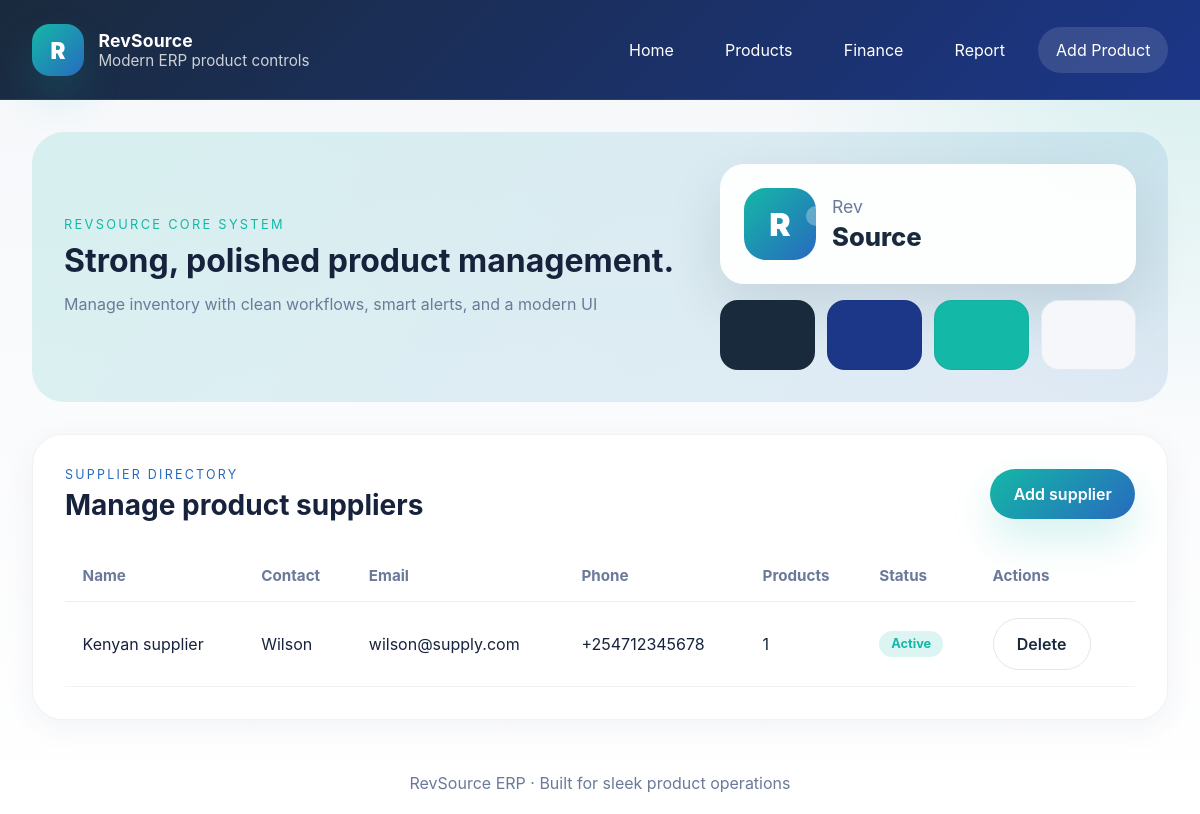
Page /products/suppliers/ on the committed database.
### products/models.py (models this page shows, shortened)
class Supplier(models.Model):
    name = models.CharField(max_length=255, unique=True)
    contact_person = models.CharField(max_length=255, blank=True)
    email = models.EmailField(blank=True)
    phone = models.CharField(max_length=20, blank=True)
    address = models.TextField(blank=True)
    is_active = models.BooleanField(default=True)
    created_at = models.DateTimeField(auto_now_add=True)
    updated_at = models.DateTimeField(auto_now=True)

### products/views.py (the view)
# urls.py: path('suppliers/', views.ProductSupplierListView.as_view(), name='supplier-list'),
class ProductSupplierListView(ListView):
    model = Supplier
    template_name = 'products/product_supplier_list.html'
    context_object_name = 'suppliers'
    paginate_by = 25
    def get_queryset(self):
        return Supplier.objects.annotate(product_count=models.Count('product')).order_by('name')

### RevSource_system/context_processors.py (called while the page is built)
def currency_context(request):
    currencies = Currency.objects.filter(is_active=True)
    base_currency = currencies.filter(is_base=True).first()
    return {
        'currencies': currencies,
        'base_currency': base_currency.code if base_currency else 'USD',
    }

### products/templates/products/product_supplier_list.html
{% extends 'products/base.html' %}
{% block content %}
<section class="section-panel">
    <div class="section-header">
        <div>
            <p class="section-label">Supplier directory</p>
            <h2>Manage product suppliers</h2>
        </div>
        <a href="{% url 'products:supplier-add' %}" class="btn btn-accent">Add supplier</a>
    </div>
    <div class="table-card">
        <table class="product-table">
            <thead>
                <tr>
                    <th>Name</th>
                    <th>Contact</th>
                    <th>Email</th>
                    <th>Phone</th>
                    <th>Products</th>
                    <th>Status</th>
                    <th class="actions-col">Actions</th>
                </tr>
            </thead>
            <tbody>
                {% for supplier in suppliers %}
                <tr>
                    <td>{{ supplier.name }}</td>
                    <td>{{ supplier.contact_person|default:'—' }}</td>
                    <td>{{ supplier.email|default:'—' }}</td>
                    <td>{{ supplier.phone|default:'—' }}</td>
                    <td>{{ supplier.product_count }}</td>
                    <td>
                        {% if supplier.is_active %}
                            <span class="badge badge-success">Active</span>
                        {% else %}
                            <span class="badge badge-muted">Inactive</span>
                        {% endif %}
                    </td>
                    <td class="actions-col">
                        <a href="{% url 'products:supplier-delete' supplier.pk %}" class="btn btn-outline">Delete</a>
                    </td>
                </tr>
                {% empty %}
                <tr>
                    <td colspan="7" class="empty-state">No suppliers have been created yet.</td>
                </tr>
                {% endfor %}
            </tbody>
        </table>
    </div>
</section>
{% endblock %}

### products/static/products/css/product.css (style rules this page uses)
* { box-sizing: border-box; }
:root { --navy: #1A2A3D; --deep-blue: #1C3688; --teal: #14B8A6; --teal-blue: #286ABF; --surface: #F5F7FA; --text: #17233D; --muted: #6B7A99; --white: #FFFFFF; --shadow: 0 22px 55px rgba(26, 42, 69, 0.12); }
body { margin: 0; font-family: Inter, system-ui, -apple-system, BlinkMacSystemFont, 'Segoe UI', sans-serif; background: radial-gradient(circle at top right, rgba(20, 184, 166, 0.15), transparent 30%), linear-gradient(180deg, #F5F7FA 0%, #FFFFFF 100%); color: var(--text); }
.section-panel { background: white; border-radius: 30px; padding: 2rem; border: 1px solid rgba(22, 42, 78, 0.06); box-shadow: 0 8px 30px rgba(48, 65, 112, 0.06); }
.section-header { display: flex; justify-content: space-between; gap: 1rem; align-items: center; margin-bottom: 1.75rem; }
.section-label { margin: 0; text-transform: uppercase; letter-spacing: 0.18em; font-size: 0.78rem; color: var(--teal-blue); }
.section-panel h2 { margin: 0.35rem 0 0; font-size: 1.75rem; }
.btn { display: inline-flex; align-items: center; justify-content: center; border: none; border-radius: 999px; padding: 0.95rem 1.45rem; font-weight: 600; cursor: pointer; text-decoration: none; transition: transform 0.18s ease, box-shadow 0.18s ease, background 0.18s ease, color 0.18s ease; }
.btn-accent { background: linear-gradient(135deg, var(--teal), var(--teal-blue)); color: white; box-shadow: 0 20px 40px rgba(20, 184, 166, 0.18); }
.btn-outline { background: transparent; color: var(--navy); border: 1px solid rgba(26, 42, 69, 0.12); }
.table-card { overflow-x: auto; }
.product-table { width: 100%; border-collapse: collapse; min-width: 860px; }
.product-table th, .product-table td { padding: 1rem 1.1rem; text-align: left; vertical-align: middle; }
.product-table thead th { color: var(--muted); font-size: 0.95rem; border-bottom: 1px solid rgba(26, 42, 69, 0.08); }
.product-table tbody tr { border-bottom: 1px solid rgba(26, 42, 69, 0.06); }
.badge { display: inline-flex; align-items: center; justify-content: center; border-radius: 999px; padding: 0.35rem 0.75rem; font-size: 0.8rem; font-weight: 700; }
.badge-success { background: rgba(20, 184, 166, 0.15); color: var(--teal); }
.actions-col { width: 160px; }

### rows in the picture
Supplier: name "Kenyan supplier", contact_person "Wilson", email "wilson@supply.com", phone "+254712345678", product_count "1", is_active "Active"
